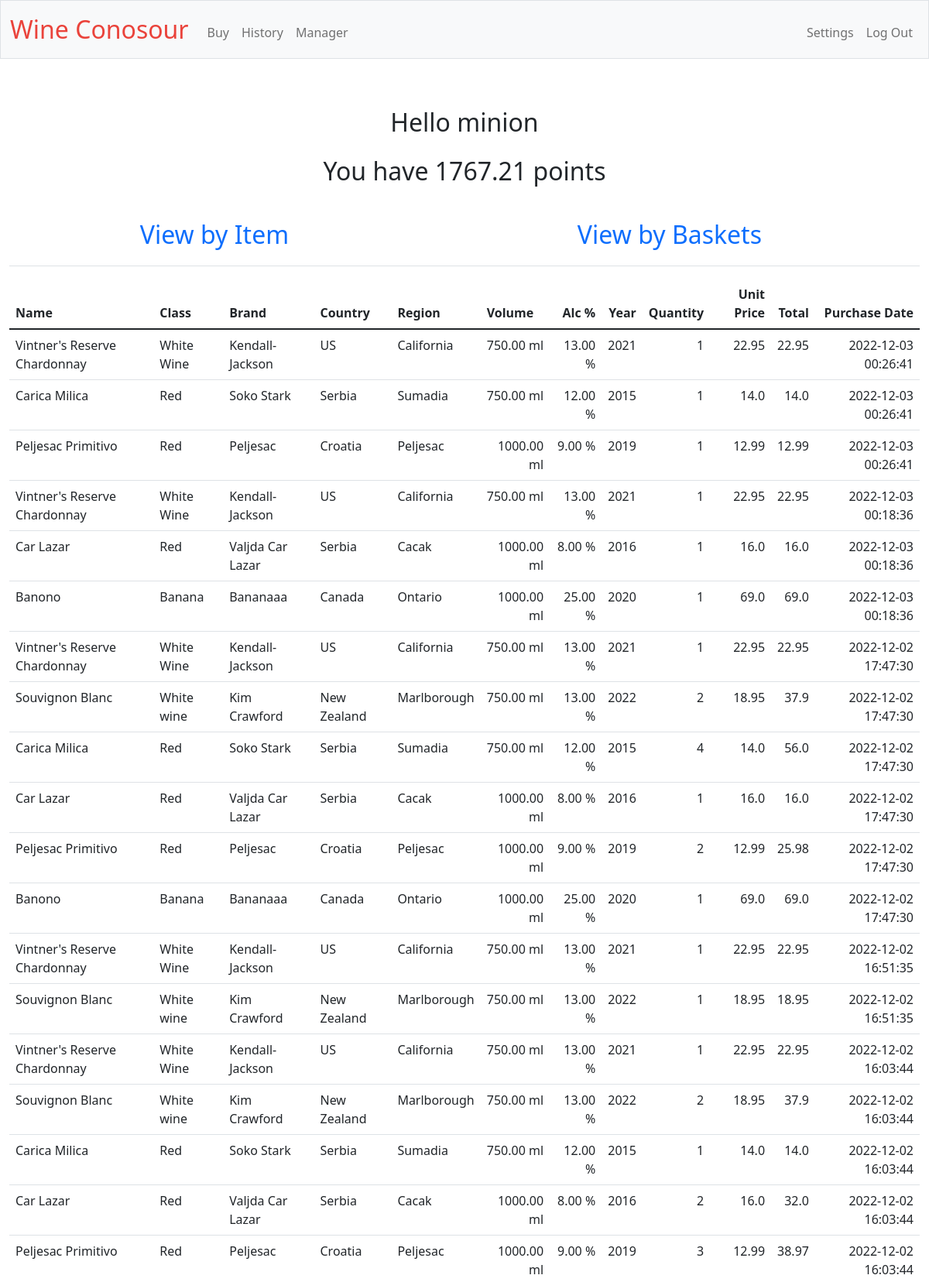
Screenshot of /history (signed in, upper part) with the database file from the repository.
### tables this page shows
CREATE TABLE users
(
    id INTEGER PRIMARY KEY AUTOINCREMENT NOT NULL,
    username TEXT NOT NULL,
    hash TEXT NOT NULL,
    points NUMERIC NOT NULL DEFAULT 10000.00
);

CREATE TABLE purchases
(
    id INTEGER PRIMARY KEY AUTOINCREMENT NOT NULL,
    basket_id integer not null,
    wine_id integer not null,
    quantity integer not null,
    item_price float not null
);

CREATE TABLE wines
(
    id INTEGER PRIMARY KEY AUTOINCREMENT NOT NULL,
    name text not null,
    class text not null,
    brand text not null,
    country text not null,
    region text not null,
    volume float not null,
    alcohol float not null,
    year integer not null,
    price float not null
);

CREATE TABLE baskets
(
    id INTEGER PRIMARY KEY AUTOINCREMENT NOT NULL,
    user_id integer not null,
    basket_price float not null,
    points_earned float not null,
    transaction_date datetime,
    stripe_transaction text not null
);

### app.py (the view)
@app.route("/history")
@login_required
def history():
    query = "select * from ((purchases inner join wines on wines.id = purchases.wine_id) inner join baskets on baskets.id = purchases.basket_id) where baskets.user_id = ?;"
    purchases = db.execute(query, session["user_id"])
    for purchase in purchases:
        purchase.update({"total" : purchase["price"] * purchase["quantity"] })
    query = "select * from users where id = ?;"
    user = db.execute(query, session["user_id"])
    if len(user) != 1:
        return render_template("login.html"), 400
    username = user[0]["username"]
    points = user[0]["points"]
    return render_template(
        "history.html",
        purchases=purchases,
        username=username,
        points=points
    )

### app.py (called while the page is built)
@app.after_request
def after_request(response):
    response.headers["Cache-Control"] = "no-cache, no-store, must-revalidate"
    response.headers["Expires"] = 0
    response.headers["Pragma"] = "no-cache"
    return response

### helpers.py (called while the page is built)
def login_required(f):
    @wraps(f)
    def decorated_function(*args, **kwargs):
        if session.get("user_id") is None:
            return redirect("/login")
        return f(*args, **kwargs)
    return decorated_function

### templates/history.html (shortened to what this page needs)
{% extends "profile.html" %}
{% block content %}
    <table class="table">
        <thead>
            <tr>
                <th class="text-start">Name</th>
                <th class="text-start">Class</th>
                <th class="text-start">Brand</th>
                <th class="text-start">Country</th>
                <th class="text-start">Region</th>
                <th class="text-start">Volume</th>
                <th class="text-end">Alc %</th>
                <th class="text-end">Year</th>
                <th class="text-end">Quantity</th>
                <th class="text-end">Unit Price</th>
                <th class="text-end">Total</th>
                <th class="text-end">Purchase Date</th>
            </tr>
        </thead>
        <tbody>
            {% for purchase in purchases | reverse %}
                <tr>
                    <td class="text-start">{{ purchase.name }}</td>
                    <td class="text-start">{{ purchase.class }}</td>
                    <td class="text-start">{{ purchase.brand }}</td>
                    <td class="text-start">{{ purchase.country }}</td>
                    <td class="text-start">{{ purchase.region }}</td>
                    <td class="text-end">{{ "%3.2f" | format(purchase.volume) }} ml</td>
                    <td class="text-end">{{ "%3.2f" | format(purchase.alcohol) }} %</td>
                    <td class="text-end">{{ purchase.year }}</td>
                    <td class="text-end">{{ purchase.quantity }}</td>
                    <td class="text-end">{{ purchase.item_price }}</td>
                    <td class="text-end">{{ purchase.total }}</td>
                    <td class="text-end">{{ purchase.transaction_date }}</td>
                </tr>
            {% endfor %}
        </tbody>
    </table>
{% endblock %}

### templates/profile.html (shortened to what this page needs)
{% extends "layout.html" %}
{% block main %}
<div class="content" style="font-size: 32px;">Hello {{ username }}</div>
<div class="content" style="font-size: 32px;">You have {{ points }} points</div>
<table class="table">
    <tr>
        <td>
            <div class="navbar-nav me-auto mt-2" style="font-size: 32px;">
                <a class="nav-link" href="/history">View by Item</a>
            </div>
        </td>
        <td>
            <div class="navbar-nav me-auto mt-2" style="font-size: 32px;">
                <a class="nav-link" href="/baskets">View by Baskets</a>
            </div>
        </td>
    </tr>
</table>
{% block content %}
{% endblock %}
{% endblock %}

### static/styles.css (style rules this page uses)
.content { background-color: #ffffff; padding: 5px; margin: 5px; }

### rows the page displays
users: username "minion", points "1767.21"
purchases: name "Vintner's Reserve Chardonnay", class "White Wine", brand "Kendall-Jackson", country "US", region "California", year "2021", quantity "1", item_price "22.95", total "22.95", transaction_date "2022-12-03 00:26:41"
wines: volume "750.00", alcohol "13.00"
purchases: name "Carica Milica", class "Red", brand "Soko Stark", country "Serbia", region "Sumadia", year "2015", quantity "1", item_price "14.0", total "14.0", transaction_date "2022-12-03 00:26:41"
wines: volume "750.00", alcohol "12.00"
purchases: name "Peljesac Primitivo", class "Red", brand "Peljesac", country "Croatia", region "Peljesac", year "2019", quantity "1", item_price "12.99", total "12.99", transaction_date "2022-12-03 00:26:41"
wines: volume "1000.00", alcohol "9.00"
purchases: name "Vintner's Reserve Chardonnay", class "White Wine", brand "Kendall-Jackson", country "US", region "California", year "2021", quantity "1", item_price "22.95", total "22.95", transaction_date "2022-12-03 00:18:36"
purchases: name "Car Lazar", class "Red", brand "Valjda Car Lazar", country "Serbia", region "Cacak", year "2016", quantity "1", item_price "16.0", total "16.0", transaction_date "2022-12-03 00:18:36"
wines: volume "1000.00", alcohol "8.00"
purchases: name "Banono", class "Banana", brand "Bananaaa", country "Canada", region "Ontario", year "2020", quantity "1", item_price "69.0", total "69.0", transaction_date "2022-12-03 00:18:36"
wines: volume "1000.00", alcohol "25.00"
purchases: name "Vintner's Reserve Chardonnay", class "White Wine", brand "Kendall-Jackson", country "US", region "California", year "2021", quantity "1", item_price "22.95", total "22.95", transaction_date "2022-12-02 17:47:30"
purchases: name "Souvignon Blanc", class "White wine", brand "Kim Crawford", country "New Zealand", region "Marlborough", year "2022", quantity "2", item_price "18.95", total "37.9", transaction_date "2022-12-02 17:47:30"
wines: volume "750.00", alcohol "13.00"
purchases: name "Carica Milica", class "Red", brand "Soko Stark", country "Serbia", region "Sumadia", year "2015", quantity "4", item_price "14.0", total "56.0", transaction_date "2022-12-02 17:47:30"
purchases: name "Car Lazar", class "Red", brand "Valjda Car Lazar", country "Serbia", region "Cacak", year "2016", quantity "1", item_price "16.0", total "16.0", transaction_date "2022-12-02 17:47:30"
purchases: name "Peljesac Primitivo", class "Red", brand "Peljesac", country "Croatia", region "Peljesac", year "2019", quantity "2", item_price "12.99", total "25.98", transaction_date "2022-12-02 17:47:30"
purchases: name "Banono", class "Banana", brand "Bananaaa", country "Canada", region "Ontario", year "2020", quantity "1", item_price "69.0", total "69.0", transaction_date "2022-12-02 17:47:30"
purchases: name "Vintner's Reserve Chardonnay", class "White Wine", brand "Kendall-Jackson", country "US", region "California", year "2021", quantity "1", item_price "22.95", total "22.95", transaction_date "2022-12-02 16:51:35"
purchases: name "Souvignon Blanc", class "White wine", brand "Kim Crawford", country "New Zealand", region "Marlborough", year "2022", quantity "1", item_price "18.95", total "18.95", transaction_date "2022-12-02 16:51:35"
purchases: name "Vintner's Reserve Chardonnay", class "White Wine", brand "Kendall-Jackson", country "US", region "California", year "2021", quantity "1", item_price "22.95", total "22.95", transaction_date "2022-12-02 16:03:44"
purchases: name "Souvignon Blanc", class "White wine", brand "Kim Crawford", country "New Zealand", region "Marlborough", year "2022", quantity "2", item_price "18.95", total "37.9", transaction_date "2022-12-02 16:03:44"
purchases: name "Carica Milica", class "Red", brand "Soko Stark", country "Serbia", region "Sumadia", year "2015", quantity "1", item_price "14.0", total "14.0", transaction_date "2022-12-02 16:03:44"
purchases: name "Car Lazar", class "Red", brand "Valjda Car Lazar", country "Serbia", region "Cacak", year "2016", quantity "2", item_price "16.0", total "32.0", transaction_date "2022-12-02 16:03:44"
purchases: name "Peljesac Primitivo", class "Red", brand "Peljesac", country "Croatia", region "Peljesac", year "2019", quantity "3", item_price "12.99", total "38.97", transaction_date "2022-12-02 16:03:44"
